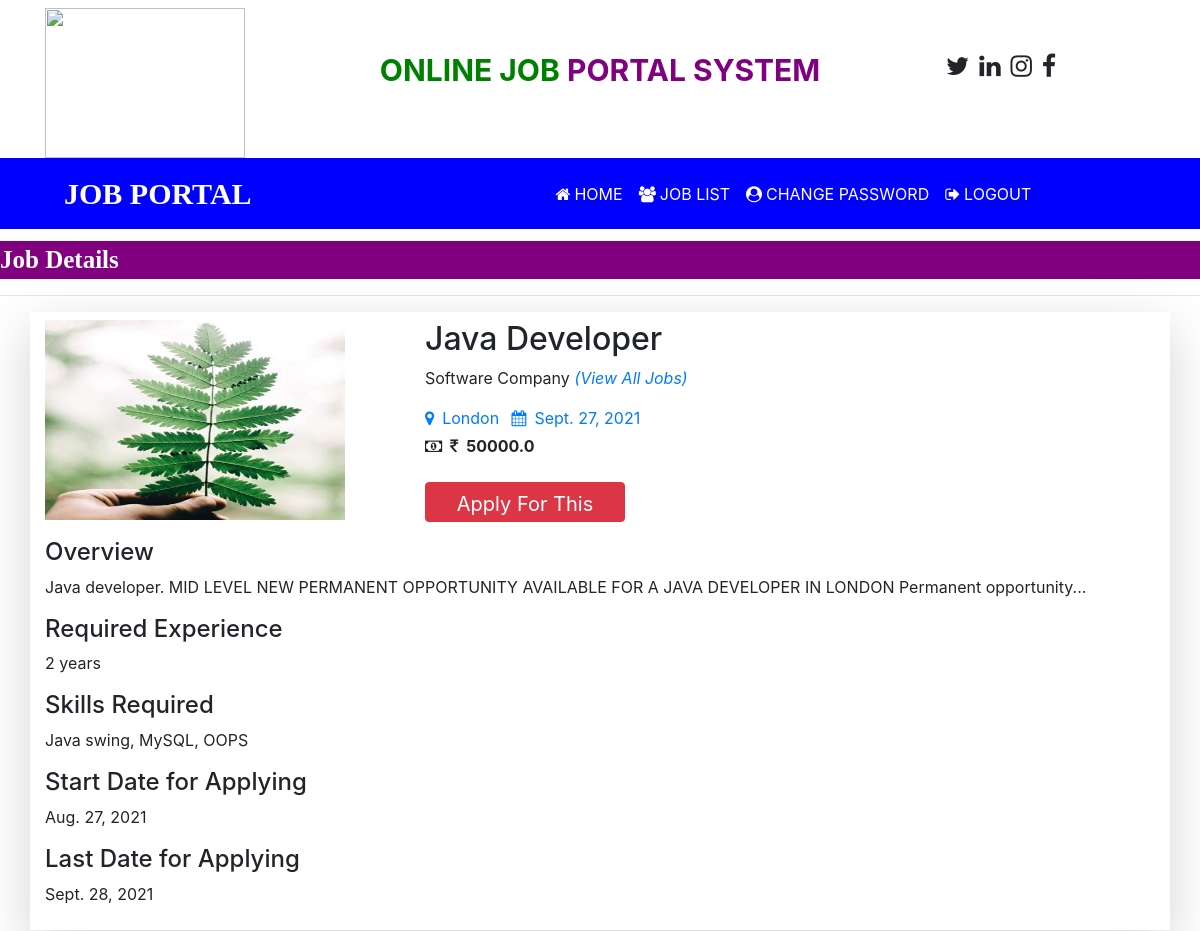
Page /job_detail/1 on the committed database.
### job/models.py (models this page shows, shortened)
class Job(models.Model):
    recruiter = models.ForeignKey(Recruiter, on_delete=models.CASCADE)
    start_date = models.DateField()
    end_date = models.DateField()
    title = models.CharField(max_length=100)
    salary = models.FloatField(max_length=20)
    image = models.FileField()
    description = models.CharField(max_length=300)
    experience = models.CharField(max_length=50)
    location = models.CharField(max_length=100)
    skills = models.CharField(max_length=100)
    creationdate = models.DateField()

class Recruiter(models.Model):
    user=models.ForeignKey(User, on_delete=models.CASCADE)
    mobile=models.CharField(max_length=15,null=True)
    image= models.FileField(null=True)
    gender= models.CharField(max_length=10,null=True)
    company=models.CharField(max_length=100,null=True)
    type= models.CharField(max_length=15,null=True)
    status = models.CharField(max_length=20, null=True)

### job/views.py (the view)
# urls.py: path('job_detail/<int:pid>', job_detail, name="job_detail"),
def job_detail(request,pid):
    job = Job.objects.get(id=pid)
    d = {'job':job}
    return render(request,'job_detail.html',d)

### templates/job_detail.html (shortened to what this page needs)
{% load static %}
{% block body %}
{% include 'user_navigation.html' %}
<marquee style="font-family:'Monotype-Corsiva'; font-size:25px; color:white; background-color:purple; font-weight:bold; margin-top:1%">
 Job Details
</marquee>
<hr>
<div class="container shadow-lg py-2 mb-2">
 <div class="row">
  <div class="col-md-4">
   <img src="{{job.image.url}}" style="width: 300px; height: 200px">
  </div>
  <div class="col-md-6">
  <h2> {{job.title}}</h2>
   <p>{{job.recruiter.company}} <em><a href="{% url 'user_latestjobs' %}">(View All Jobs)</a></em></p>
   <a href="#" class="mr-2"><i class="fa fa-map-marker mr-2"></i>{{job.location}}</a>
   <a href="#"><i class="fa fa-calendar mr-2"></i>{{job.creationdate}}</a>
   <br>
   <strong><i class="fa fa-money mr-2 mt-2"></i><i class="fa fa-inr mr-2 mt-2"></i>{{job.salary}} </strong>
<div class="mt-4">
 <a href="{% url 'applyforjob' job.id %}" class="btn btn-danger" style="width: 200px; height: 40px; font-size: 20px">Apply For This Job></a>
</div>
  </div>
 </div>
 <div class="mt-3" >
  <h4>Overview</h4>
  <p>{{job.description}}</p>
  <h4>Required Experience</h4>
  <p>{{job.experience}}</p>
  <h4>Skills Required</h4>
  <p>{{job.skills}}</p>
  <h4>Start Date for Applying</h4>
  <p>{{job.start_date}}</p>
  <h4>Last Date for Applying</h4>
  <p>{{job.end_date}}</p>
 </div>
</div>
{% endblock %}

### rows in the picture
Job: image (picture), title "Java Developer", recruiter.company "Software Company", location "London", creationdate "Sept. 27, 2021", salary "50000.0", description "Java developer. MID LEVEL NEW PERMANENT OPPORTUNITY AVAILABLE FOR A JAVA DEVELOPER IN LONDON Permanent opportunity...", experience "2 years", skills "Java swing, MySQL, OOPS", start_date "Aug. 27, 2021", end_date "Sept. 28, 2021"
